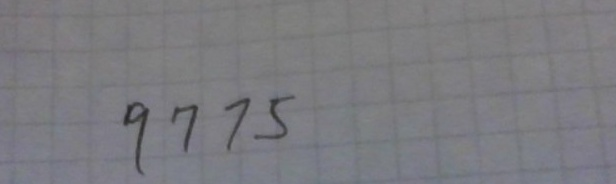
#> input picture croppedinput.jpg, 616 x 184 px
$ python 'Image Segmentation Module.py'
#> lines starting #> are read from the running program, lines starting #| are printed output that depends on the picture; after the words box and inside, x2 and y2 are one past the last pixel; in counts of white or black regions, pixels touching at a corner belong together; long printed decimals are rounded
import cv2
import numpy as np

img = cv2.imread('croppedinput.jpg')
#> img is the input picture: shape (184, 616, 3); mean B, G, R 127.4, 122.8, 122.9
im_copy = img.copy()
final_copy = img.copy()
contrast = 1.5  # Contrast control (1.0-3.0)
brightness = 0  # Brightness control (0-100)


# result = cv2.convertScaleAbs(img, alpha=contrast, beta=brightness)


# Remove lines
def RemoveStructure(img, direction):

    vertical_size = img.shape[0] // 3
    vertical_kernel = cv2.getStructuringElement(cv2.MORPH_RECT, (1, vertical_size))
    vertical_mask = 255 - cv2.morphologyEx(img, cv2.MORPH_CLOSE, vertical_kernel)

    vertical_extract = cv2.morphologyEx(img, cv2.MORPH_CLOSE, vertical_kernel)

    just_vertical = cv2.add(img, vertical_mask)

    horizontal_size = img.shape[1] // 9
    horizontal_kernel = cv2.getStructuringElement(cv2.MORPH_RECT, (horizontal_size, 1))
    horizontal_mask = 255 - cv2.morphologyEx(img, cv2.MORPH_CLOSE, horizontal_kernel)
    just_horizontal = cv2.add(img, horizontal_mask)

    horizontal_extract = cv2.morphologyEx(img, cv2.MORPH_CLOSE, horizontal_kernel)

    if direction == 1 :
        features = vertical_extract
    else:
        features = horizontal_extract

    cv2.imshow("extracted features", features)
    cv2.waitKey(0)
    cv2.destroyWindow("extracted features")

    result = just_horizontal  # cv2.addWeighted(just_horizontal, 1, just_vertical, 0, 0) #placeholder values
    return result


def findContourBoxes(edged, im_copy):
    contours, hierarchy = cv2.findContours(edged, cv2.RETR_EXTERNAL, cv2.CHAIN_APPROX_NONE)
    counter = 1
    area = []
    coords = []
    for ctr in contours:
        x, y, w, h = cv2.boundingRect(ctr)
        area.append(w * h)
    area = sorted(area)
    areaMean = np.mean(area)  # average area
    areaSD = np.std(area)  # standard deviation of area
    print("average area =", areaMean)
    print("areaSD = ", areaSD)
    for ctr in contours:
        x, y, w, h = cv2.boundingRect(ctr)
        area = w * h
        if area >= areaMean / 20:  # and area <= areaMean*10):
            cv2.rectangle(im_copy, (x, y), (x + w, y + h), (0, 0, 255), 2)
            coords.append([x, y, w, h])
            print(counter)
            counter += 1
    Coords = sorted(coords, key=lambda x: (x[0]))
    print(Coords)

    return Coords

# groupedBoxes = cv2.groupRectangles()


def getOverlap(box1, box2):
    return min([box2[0] + box2[2] - box1[0], box1[0] + box1[2] - box2[0]])


def drawGroupContours(Coords, img):
    for box in Coords:
        temp = box
        Coords.remove(box)
        print("Current box coords", temp)
        print(sorted(Coords, key=lambda x: (x[0])))
        for i in range(0, 2):
            for otherBox in Coords:
                if (temp[0] <= otherBox[0] <= temp[0] + temp[2]) or (
                        temp[0] <= otherBox[0] + otherBox[2] <= temp[0] + temp[2]):
                    overlap = getOverlap(temp, otherBox)
                    if overlap >= temp[2] / 9 or ((temp[0] <= otherBox[0] <= temp[0] + temp[2]) and (
                            temp[0] <= otherBox[0] + otherBox[2] <= temp[0] + temp[2])):
                        temp = [min(temp[0], otherBox[0]), min(temp[1], otherBox[1]),
                                max(temp[2], otherBox[0] + otherBox[2] - temp[0], temp[0] + temp[2] - otherBox[0]),
                                max(temp[3], otherBox[1] + otherBox[3] - temp[1], temp[1] + temp[3] - otherBox[1])]
                        Coords.remove(otherBox)
                        print("box removed")
            Coords.append(temp)
        i += 1
    for sortedBox in Coords:
        cv2.rectangle(img, (sortedBox[0], sortedBox[1]), (sortedBox[0] + sortedBox[2], sortedBox[1] + sortedBox[3]),
                      (255, 255, 255), 2)


def cropContourBoxes(Coords, img):
    imglist = []
    for box in Coords:
        symbol = img[box[1]:box[1]+box[3], box[0]:box[0]+box[2] ]
        imglist.append(symbol)
        cv2.imshow("Cropped_image", symbol)
        cv2.waitKey(0)
        cv2.destroyWindow("Cropped_image")
    return imglist

cv2.imshow("original image", img)
cv2.waitKey(0)
cv2.destroyWindow("original image")

result = RemoveStructure(img, 0)
#> in RemoveStructure, `vertical_mask = 255 - cv2.morphologyEx(img, cv2.MORPH_CLOSE, vertical_..`:
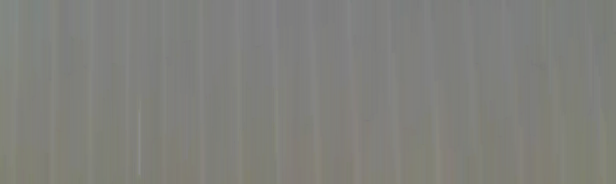
#> vertical_mask: shape (184, 616, 3); mean B, G, R 123, 128.1, 127.8
#> in RemoveStructure, `just_vertical = cv2.add(img, vertical_mask)`:
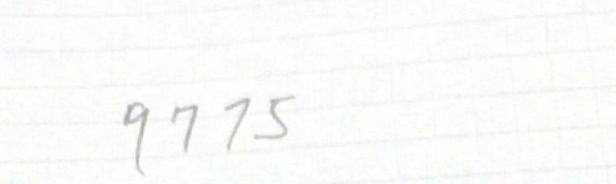
#> just_vertical: shape (184, 616, 3); mean B, G, R 250.4, 250.9, 250.8

cv2.imshow("result", result)
cv2.waitKey(0)
cv2.destroyWindow("result")

# Converting to greyscale
gray = cv2.cvtColor(result, cv2.COLOR_BGR2GRAY)
# applying Gaussian blur
blur = cv2.GaussianBlur(gray, (5, 5), 0)
# experimenting with thresholding functions
thresh = cv2.threshold(blur, 0, 255, cv2.THRESH_OTSU | cv2.THRESH_BINARY_INV)[1]
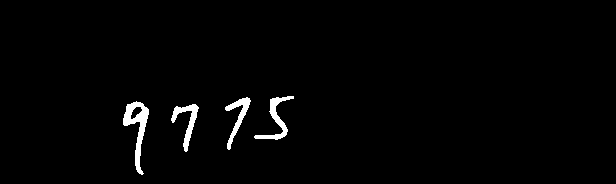
#> thresh: shape (184, 616); 1.7% white; 4 white regions, box (x1, y1, x2, y2) and area: (123, 101, 149, 175) 679, (254, 96, 294, 140) 440, (171, 104, 199, 152) 416, (225, 97, 251, 150) 391

cv2.imshow("thresh", thresh)
cv2.waitKey(0)
cv2.destroyWindow('thresh')

edged = cv2.Canny(thresh, 70, 200)
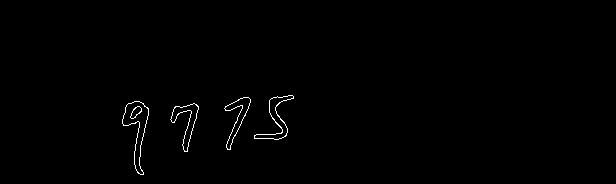
#> edged: shape (184, 616); 0.63% white in thin lines or dots, all inside (x1, y1, x2, y2) = (122, 95, 294, 175)

cv2.imshow('edged', edged)
cv2.waitKey(0)
cv2.destroyWindow('edged')

Coords = findContourBoxes(edged, im_copy)
#> in findContourBoxes, `contours, hierarchy = cv2.findContours(edged, cv2.RETR_EXTERNAL, cv2.C..`: contours = 4 contours; box (x1, y1, x2, y2) and area: (122, 101, 149, 175) 754, (254, 95, 294, 140) 453, (170, 103, 199, 152) 416, (224, 97, 251, 150) 392
#> the loop in findContourBoxes, `for ctr in contours:` made 4 passes
#> (x, y, w, h) on passes 1 to 4: (170, 103, 29, 49), (122, 101, 27, 74), (224, 97, 27, 53), (254, 95, 40, 45)
#> after the loop in findContourBoxes, `for ctr in contours:`: area = [1421, 1998, 1431, 1800]
#> in findContourBoxes, `area = sorted(area)`: area = [1421, 1431, 1800, 1998]
#> in findContourBoxes, `areaMean = np.mean(area)`: areaMean = 1662.5
#> in findContourBoxes, `areaSD = np.std(area)`: areaSD = 246.7
#| average area = 1662.5
#| areaSD =  246.668
#> the loop in findContourBoxes, `for ctr in contours:` made 4 passes
#> (x, y, w, h, area) on passes 1 to 4: (170, 103, 29, 49, 1421), (122, 101, 27, 74, 1998), (224, 97, 27, 53, 1431), (254, 95, 40, 45, 1800)
#| 1
#| 2
#| 3
#| 4
#> after the loop in findContourBoxes, `for ctr in contours:`: coords = [[170, 103, 29, 49], [122, 101, 27, 74], [224, 97, 27, 53], [254, 95, 40, 45]]; counter = 5
#> in findContourBoxes, `Coords = sorted(coords, key=lambda x: (x[0]))`: Coords = [[122, 101, 27, 74], [170, 103, 29, 49], [224, 97, 27, 53], [254, 95, 40, 45]]
#| [[122, 101, 27, 74], [170, 103, 29, 49], [224, 97, 27, 53], [254, 95, 40, 45]]
cv2.imshow('contours', im_copy)
drawGroupContours(Coords, thresh)
#> the loop in drawGroupContours, `for box in Coords:` made 4 passes
#| Current box coords [122, 101, 27, 74]
#| [[170, 103, 29, 49], [224, 97, 27, 53], [254, 95, 40, 45]]
#| box removed
#| Current box coords [224, 97, 27, 53]
#| [[122, 101, 27, 74], [170, 103, 29, 49], [254, 95, 40, 45]]
#| box removed
#| Current box coords [122, 101, 27, 74]
#| [[170, 103, 29, 49], [224, 97, 27, 53], [254, 95, 40, 45]]
#| box removed
#| Current box coords [122, 101, 27, 74]
#> (further printed lines are left out)
#> after the loop in drawGroupContours, `for box in Coords:`: Coords = [[170, 103, 29, 49], [254, 95, 40, 45], [224, 97, 27, 53], [122, 101, 27, 74]]; i = 2; overlap = 27
#> the loop in drawGroupContours, `for sortedBox in Coords:` made 4 passes
#> after the loop in drawGroupContours, `for sortedBox in Coords:`:
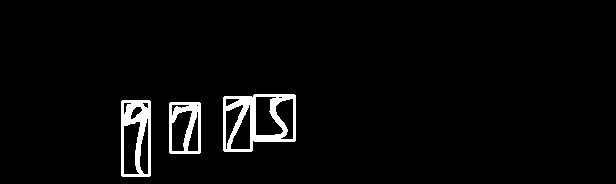
#> img: shape (184, 616); 3.4% white; 3 white regions, box (x1, y1, x2, y2) and area: (223, 94, 296, 152) 1778, (121, 100, 151, 177) 1257, (169, 102, 201, 154) 869
cv2.imshow('grouped contours', thresh)
imglist = cropContourBoxes(Coords, thresh)
#> the loop in cropContourBoxes, `for box in Coords:` made 4 passes
#> pass 1, in cropContourBoxes, `symbol = img[box[1]:box[1]+box[3], box[0]:box[0]+box[2] ]`:
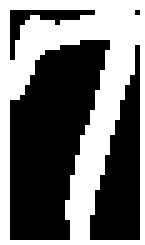
#> symbol: shape (49, 29) (shown 5 times larger); 44.3% white; 1 white region, box (x1, y1, x2, y2) and area: (0, 0, 29, 49) 630
#> pass 3, in cropContourBoxes, `symbol = img[box[1]:box[1]+box[3], box[0]:box[0]+box[2] ]`:
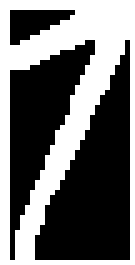
#> symbol: shape (53, 27) (shown 5 times larger); 42.3% white; 1 white region, box (x1, y1, x2, y2) and area: (0, 0, 27, 53) 605
#> after the loop in cropContourBoxes, `for box in Coords:`: imglist = 4 items
#> imglist = 4 items
print(len(Coords))
#| 4
cv2.waitKey(0)
